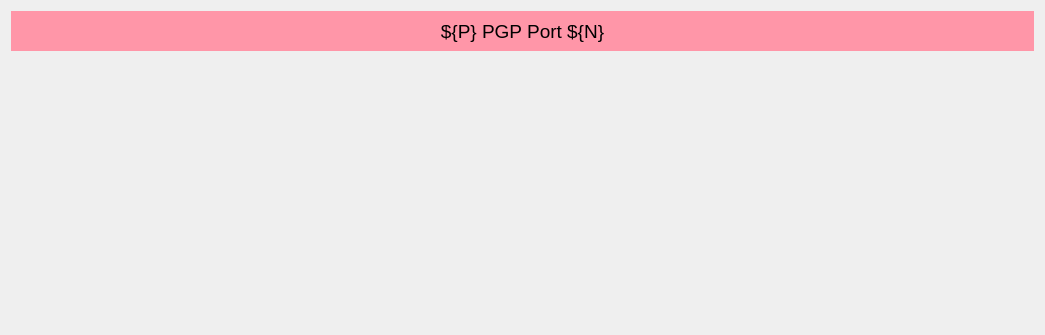
<?xml version="1.0" encoding="UTF-8"?>
<ui version="4.0">
 <class>Form</class>
 <widget class="QWidget" name="Form">
  <property name="geometry">
   <rect>
    <x>0</x>
    <y>0</y>
    <width>1045</width>
    <height>335</height>
   </rect>
  </property>
  <property name="windowTitle">
   <string>PGP Port ${N}</string>
  </property>
  <layout class="QVBoxLayout" name="verticalLayout_2">
   <item>
    <layout class="QVBoxLayout" name="verticalLayout">
     <item>
      <widget class="QLabel" name="label_3">
       <property name="minimumSize">
        <size>
         <width>0</width>
         <height>40</height>
        </size>
       </property>
       <property name="maximumSize">
        <size>
         <width>16777215</width>
         <height>40</height>
        </size>
       </property>
       <property name="font">
        <font>
         <pointsize>14</pointsize>
        </font>
       </property>
       <property name="styleSheet">
        <string notr="true">background-color: rgb(255, 150, 168);</string>
       </property>
       <property name="text">
        <string>${P} PGP Port ${N}</string>
       </property>
       <property name="alignment">
        <set>Qt::AlignCenter</set>
       </property>
      </widget>
     </item>
     <item>
      <widget class="PyDMEmbeddedDisplay" name="PyDMEmbeddedDisplay">
       <property name="toolTip">
        <string/>
       </property>
       <property name="frameShape">
        <enum>QFrame::NoFrame</enum>
       </property>
       <property name="filename" stdset="0">
        <string>$PYDM/mps/mps_pgp_status_embed.ui</string>
       </property>
      </widget>
     </item>
     <item>
      <spacer name="verticalSpacer">
       <property name="orientation">
        <enum>Qt::Vertical</enum>
       </property>
       <property name="sizeHint" stdset="0">
        <size>
         <width>20</width>
         <height>40</height>
        </size>
       </property>
      </spacer>
     </item>
     <item>
      <layout class="QHBoxLayout" name="horizontalLayout_139">
       <property name="spacing">
        <number>0</number>
       </property>
       <item>
        <widget class="PyDMDrawingImage" name="PyDMDrawingImage_4">
         <property name="minimumSize">
          <size>
           <width>250</width>
           <height>50</height>
          </size>
         </property>
         <property name="maximumSize">
          <size>
           <width>250</width>
           <height>50</height>
          </size>
         </property>
         <property name="toolTip">
          <string/>
         </property>
         <property name="styleSheet">
          <string notr="true"/>
         </property>
         <property name="filename" stdset="0">
          <string>lcls_mps_lockup_sidebyside_digital.png</string>
         </property>
        </widget>
       </item>
       <item>
        <spacer name="horizontalSpacer_69">
         <property name="orientation">
          <enum>Qt::Horizontal</enum>
         </property>
         <property name="sizeHint" stdset="0">
          <size>
           <width>40</width>
           <height>20</height>
          </size>
         </property>
        </spacer>
       </item>
      </layout>
     </item>
    </layout>
   </item>
  </layout>
 </widget>
 <customwidgets>
  <customwidget>
   <class>PyDMDrawingImage</class>
   <extends>QWidget</extends>
   <header>pydm.widgets.drawing</header>
  </customwidget>
  <customwidget>
   <class>PyDMEmbeddedDisplay</class>
   <extends>QFrame</extends>
   <header>pydm.widgets.embedded_display</header>
  </customwidget>
 </customwidgets>
 <resources/>
 <connections/>
</ui>
